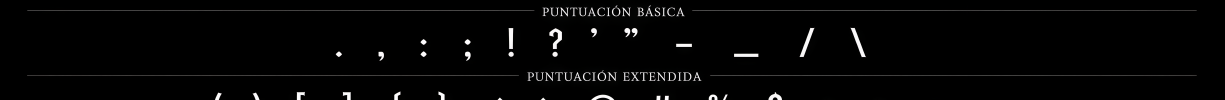
#> input picture tools/hq_punc_inspect.png, 4900 x 400 px, found by its file name (shown at 1/4 size)
$ python inspect_punc_bands.py
#> lines starting #> are read from the running program, lines starting #| are printed output that depends on the picture; after the words box and inside, x2 and y2 are one past the last pixel; in counts of white or black regions, pixels touching at a corner belong together
import cv2
import numpy as np

img = cv2.imread("tools/hq_punc_inspect.png", cv2.IMREAD_GRAYSCALE)
#> img: shape (400, 4900); min 0, max 255, mean 5
if img is not None:
    _, thresh = cv2.threshold(img, 30, 255, cv2.THRESH_BINARY)
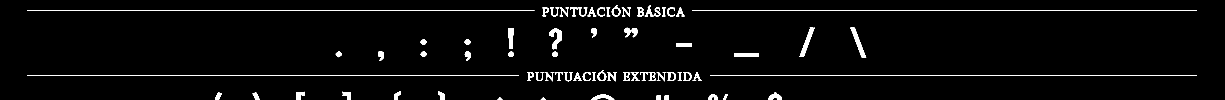
#> thresh: shape (400, 4900) (shown at 1/4 size); 2.6% white; 72 white regions, largest, box (x1, y1, x2, y2) and area: (109, 42, 2138, 44) 4057, (2769, 42, 4787, 44) 4035, (2841, 302, 4787, 304) 3891
    proj = np.sum(thresh > 0, axis=1)
#> proj = 400 values, max 4193 at index 42, min 0 at index 0, mean 127.2

    # find all active y ranges (using a small absolute pixel threshold like 10 pixels to detect tiny punctuation dots)
    active = proj > 5
    bands = []
    start = None
    for i, val in enumerate(active):
        if val and start is None:
            start = i
        elif not val and start is not None:
            if i - start >= 3:
                bands.append((start, i))
            start = None
#> this loop made 400 passes
#> val on passes 1 to 12: False, False, False, False, False, False, False, False, False, False, False, False
#> after the loop, bands = [(22, 28), (30, 66), (111, 243), (288, 325)]; start = 366
    if start is not None:
        bands.append((start, len(active)))

    print("Ink bands detected in hq_punc_inspect.png (relative to y=1650):")
    for idx, (y1, y2) in enumerate(bands):
        abs_y1 = 1650 + y1
        abs_y2 = 1650 + y2
        ref_y1 = int(round(abs_y1 * 682 / 3264))
        ref_y2 = int(round(abs_y2 * 682 / 3264))
        print(f"  Band {idx:2d}: abs y={abs_y1:4d} to {abs_y2:4d} (ref {ref_y1:3d} to {ref_y2:3d}, height={y2-y1} px)")
#> this loop made 5 passes
#> (y1, y2, abs_y1, abs_y2, ref_y1, ref_y2) on passes 1 to 5: (22, 28, 1672, 1678, 349, 351), (30, 66, 1680, 1716, 351, 359), (111, 243, 1761, 1893, 368, 396), (288, 325, 1938, 1975, 405, 413), (366, 400, 2016, 2050, 421, 428)
#|   Band  0: abs y=1672 to 1678 (ref 349 to 351, height=6 px)
#|   Band  1: abs y=1680 to 1716 (ref 351 to 359, height=36 px)
#|   Band  2: abs y=1761 to 1893 (ref 368 to 396, height=132 px)
#|   Band  3: abs y=1938 to 1975 (ref 405 to 413, height=37 px)
#|   Band  4: abs y=2016 to 2050 (ref 421 to 428, height=34 px)

$ run again, with tools/glyph_atlas.png copied over tools/hq_punc_inspect.png
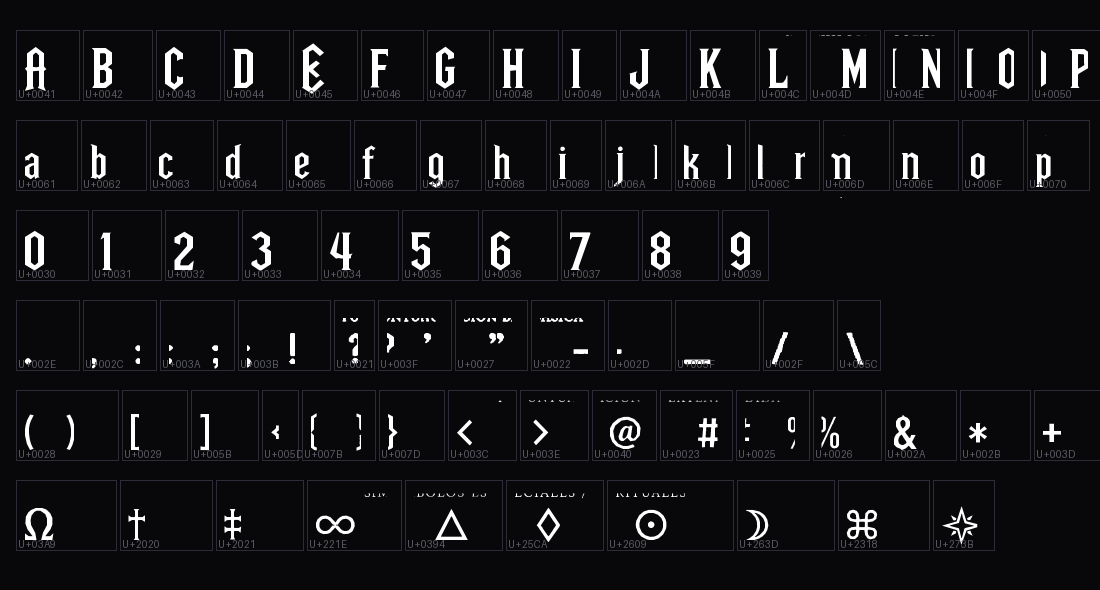
#> input picture tools/glyph_atlas.png, 1100 x 590 px, found by its file name
#> `_, thresh = cv2.threshold(img, 30, 255, cv2.THRESH_BINARY)`:
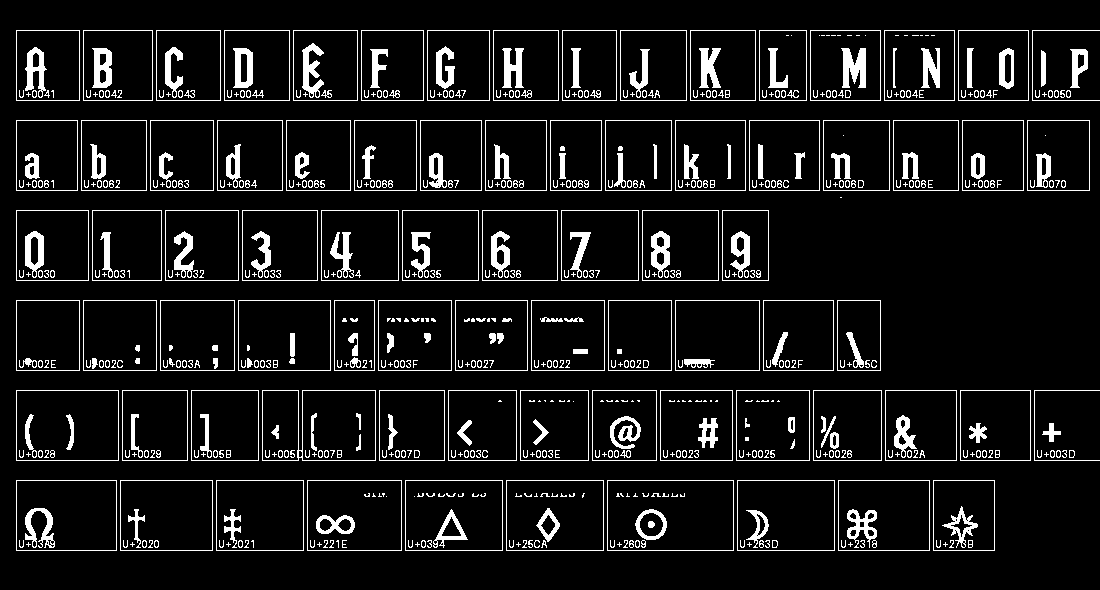
#> thresh: shape (590, 1100); 8.7% white; 684 white regions (293 under 20 px), largest, box (x1, y1, x2, y2) and area: (841, 48, 866, 88) 707, (302, 43, 324, 98) 610, (92, 48, 112, 88) 566
#> proj = 590 values, max 1042 at index 390, min 0 at index 0, mean 96.16
#> the loop `for i, val in enumerate(active):` made 590 passes
#> val on passes 1 to 8: False, False, False, False, False, False, False, False
#> after the loop `for i, val in enumerate(active):`: bands = [(30, 101), (120, 191), (210, 281), (300, 371), (390, 461), (480, 551)]
#> the loop `for idx, (y1, y2) in enumerate(bands):` made 6 passes
#> (y1, y2, abs_y1, abs_y2, ref_y1, ref_y2) on passes 1 to 6: (30, 101, 1680, 1751, 351, 366), (120, 191, 1770, 1841, 370, 385), (210, 281, 1860, 1931, 389, 403), (300, 371, 1950, 2021, 407, 422), (390, 461, 2040, 2111, 426, 441), (480, 551, 2130, 2201, 445, 460)
#> (printed output is left out)
